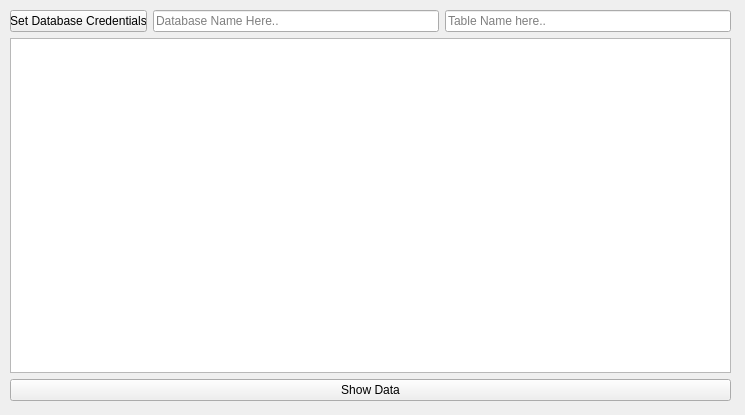
<?xml version="1.0" encoding="UTF-8"?>
<ui version="4.0">
 <class>Form</class>
 <widget class="QWidget" name="Form">
  <property name="geometry">
   <rect>
    <x>0</x>
    <y>0</y>
    <width>745</width>
    <height>415</height>
   </rect>
  </property>
  <property name="windowTitle">
   <string>Display Data MySQL</string>
  </property>
  <widget class="QWidget" name="">
   <property name="geometry">
    <rect>
     <x>10</x>
     <y>10</y>
     <width>721</width>
     <height>391</height>
    </rect>
   </property>
   <layout class="QVBoxLayout" name="verticalLayout">
    <item>
     <layout class="QHBoxLayout" name="horizontalLayout">
      <item>
       <widget class="QPushButton" name="btnAuth">
        <property name="maximumSize">
         <size>
          <width>137</width>
          <height>16777215</height>
         </size>
        </property>
        <property name="text">
         <string>Set Database Credentials</string>
        </property>
       </widget>
      </item>
      <item>
       <widget class="QLineEdit" name="lineEdit">
        <property name="placeholderText">
         <string>Database Name Here..</string>
        </property>
       </widget>
      </item>
      <item>
       <widget class="QLineEdit" name="lineEdit_2">
        <property name="placeholderText">
         <string>Table Name here..</string>
        </property>
       </widget>
      </item>
     </layout>
    </item>
    <item>
     <widget class="QTableWidget" name="tableWidget"/>
    </item>
    <item>
     <widget class="QPushButton" name="btnShowData">
      <property name="text">
       <string>Show Data</string>
      </property>
     </widget>
    </item>
   </layout>
  </widget>
 </widget>
 <resources/>
 <connections/>
</ui>
